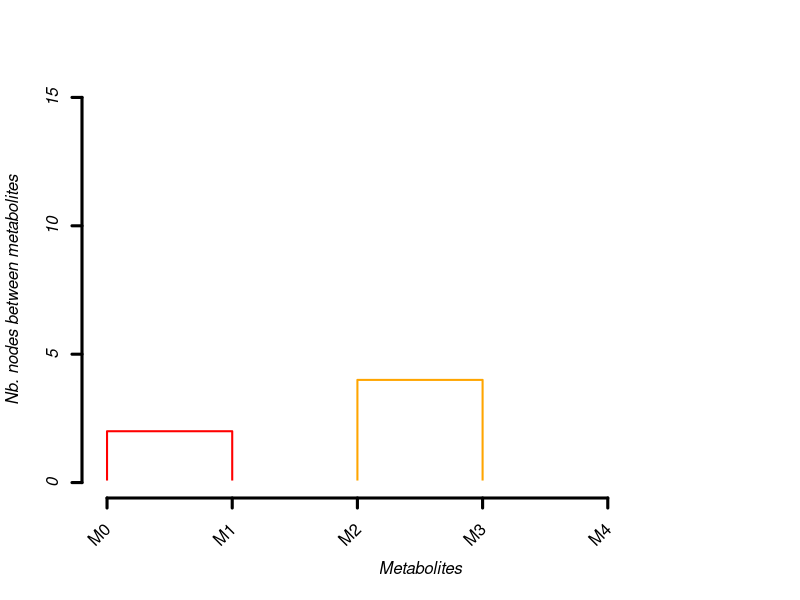

Reproduce this figure in R.
rm(list=ls())
nb_met = 5
max_node = 10

#data_test
x = c(0, 3, 5, 8)
y = c(2, 0, 2, 6)
d_test = cbind(x, y)



#Plotting data
plotNetwork = function (d, m, n){
  names = paste("M", seq(1,n-1),sep="")
  plot(d_test, xlim=c(0,m), ylim=c(0,m), font.lab=3, type='n',axes=F)
  title(main="Metabolite network")
  axis(1, seq(0,m), lwd=3, font.axis=3); axis(2, seq(0,m), lwd=3, font.axis=3);
  abline(h=seq(0,m), v=seq(0,m), col="grey")
  text(d_test, labels=names)
  points(0,0,pch=21, col="red", cex=1.5, bg="yellow")

}

pdf("cou.pdf", width=7,height = 5)
plotNetwork(d_test, max_node, nb_met)
text(0.3,0.3, "M0")
dev.off()

d_test = rbind(c(0,0), d_test)
names = paste("M", seq(0, nb_met-1), sep="")

pdf("cou2.pdf", width=7,height = 5)
par(mar=c(2, 5, 4, 2) + 0.1 )
plot(0:14, 0:14, axes=F, type="n", ylab="")
title(ylab = "Distance between metabolites", font.lab=3, cex.lab=1.4)
axis(2,seq(0,14, 2), lwd=3, font.axis=3)
axis(2,seq(0,14, 1), lwd=3, font.axis=3, labels=rep("",15))
axis(1,seq(0,14, 3), lwd=3, font.axis=3,labels=names)
abline(h=seq(0,14, 2),col="grey")
dev.off()


#Distance matrix
dist_matrix = matrix(NA, nb_met, nb_met)
rownames(dist_matrix) <- names -> colnames(dist_matrix)
for (i in 1:nrow(d_test)){
  for (j in 1:nrow(d_test)){ 
    dist_matrix[i, j] = abs((d_test[i, 1] - d_test[j, 1]))  + abs((d_test[i, 2] - d_test[j, 2]))
  }
}
(dist_matrix = as.dist(dist_matrix))

#dendogramme
plotRect = function (x1, y1, x2, y2, c="red") {
  rect(x1, y1, x2, y2, border = c, lwd=2)
  rect(x1+0.03, y1, x2-0.03, y2-0.1, col = "white", border="white")
}

plot(d_test,xlim=c(0,nb_met), xaxt = "n", ylim=c(0,max(dist_matrix)+1), font.lab=3, xlab="Metabolites", ylab="Nb. nodes between metabolites", type='n',axes=F)
# par("usr")[1] - 0.25 as the vertical placement
# srt = 45 as text rotation angle
# adj = 1 to place right end of text at tick mark
# xpd = TRUE to allow for text outside the plot region
text(seq(0,nb_met-1), par("usr")[1] - 1.5, srt = 45, adj = 1, labels = names, xpd = TRUE)
#plotRect(0.5, 0, 2, 3, "orange")
plotRect(0, 0, 1, 2)
rect(3, 0, 2, 4, border="orange", lwd=2)
rect(2.98, 0, 2.02, 3.9, col = "white", border="white")
abline(h=0, col = "white", lwd=4)
axis(1, seq(0,nb_met-1), labels=FALSE, lwd=3, font.axis=3); axis(2, seq(0,max(dist_matrix)+1,5), lwd=3, font.axis=3)

